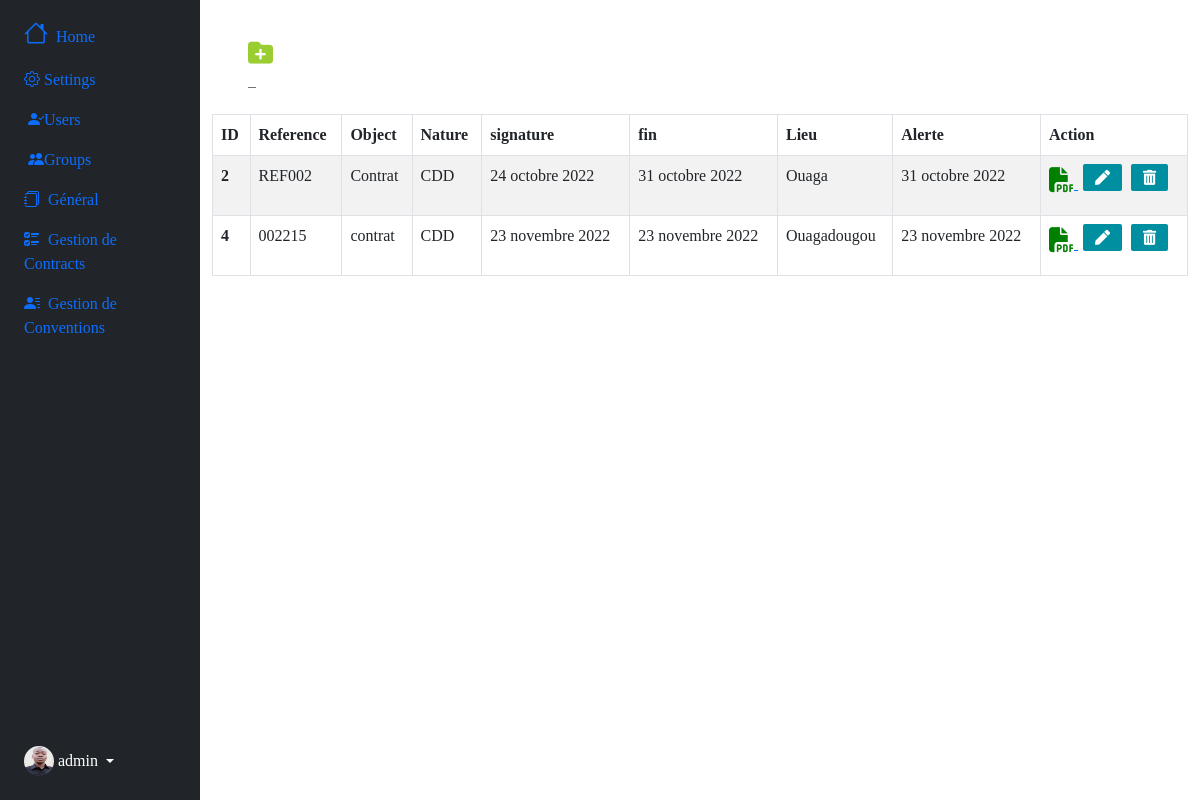
The page /gestioncontrat/contrat (signed in) on the database its author committed.
### authentication/models.py (models this page shows, shortened)
class User(AbstractUser):
    photo = models.ImageField(upload_to='users_img/', null=True, blank=True)

### gestioncontrat/models.py (models this page shows, shortened)
class Travail(models.Model):
    type = models.ForeignKey(Type, on_delete=models.CASCADE, null=True, blank=True)
    partenaire = models.ForeignKey(Partenaire, on_delete=models.CASCADE, null=True, blank=True)
    structure = models.ForeignKey(Structure, on_delete=models.CASCADE, null=True, blank=True)
    reference = models.CharField(max_length=10)
    objet = models.TextField(null=True, blank=True)
    nature = models.CharField(max_length=100, null=True, blank=True)
    matricule = models.CharField(max_length=10, null=True, blank=True)
    nom = models.CharField(max_length=60)
    prenom = models.CharField(max_length=80)
    montant = models.FloatField()
    duree = models.CharField(max_length=10)
    date_signature = models.DateField(null=True, blank=True)
    date_debut = models.DateField()
    date_fin = models.DateField(null=True, blank=True)
    nombre_renouv = models.IntegerField(null=True, blank=True)
    date_renouvel = models.DateField(null=True, blank=True)
    lieu = models.CharField(max_length=100, null=True, blank=True)
    date_alerte = models.DateField()
    file = models.FileField(upload_to='uploads_files/', null=True, blank=True)
    created_at =models.DateField(auto_now_add=True)
    updated_at = models.DateField(auto_now=True)

### gestioncontrat/views.py (the view)
# urls.py: path('gestioncontrat/contrat', views.contrat, name="contrat"),
def contrat(request):
    contrats = Travail.objects.all()
    context = {"contrats":contrats}
    return render(request, 'gestioncontrat/contrat.html', context)

### gestioncontrat/templates/gestioncontrat/contrat.html (shortened to what this page needs)
{% extends 'index.html' %}
{% load bootstrap_icons %}
{% block btn %}
					<a href="{% url 'add_contrat' %}" class="btn-outline-secondary" style="width: 50px; height: 50px; margin-right: 30px;" title="Add contrat">
						<i style="color: yellowgreen; font-size: 25px; " class="fa-sharp fa-solid fa-folder-plus"></i> &nbsp;&nbsp;
					</a>
{% endblock btn %}
{% block main%}
{% if contrats %}
<table table id="example" class="table table-striped table-bordered" style="width:100%">
  <thead>
    <tr>
      <th scope="col">ID</th>
      <th scope="col">Reference</th>
      <th scope="col">Object</th>
      <th scope="col">Nature</th>
      <th scope="col">signature</th>
      <th scope="col">fin</th>
      <th scope="col">Lieu</th>
      <th scope="col">Alerte</th>
      <th scope="col">Action</th>
    </tr>
  </thead>
  <tbody>
    {% for contrat in contrats %}
    <tr>
      <th scope="row">{{contrat.id}}</th>
      <td>{{contrat.reference}}</td>
      <td>{{contrat.objet}}</td>
      <td>{{contrat.nature}}</td>
      <td>{{contrat.date_signature}}</td>
      <td>{{contrat.date_fin}}</td>
      <td>{{contrat.lieu}}</td>
      <td>{{contrat.date_alerte}}</td>
      <td>
        <a href ="{{contrat.file.url}}" title="Lire le fichier">
            <i style="font-size: 25px; color: green" class="fa-solid fa-file-pdf"></i>
        </a>
        <a href="{% url 'edit_contrat' contrat.id %}" class="btn btn-success text-center" title="Edit Contrat">
            <i style="font-size: 15px;" class="fas fa-pen"></i>
        </a>
        <a class="btn btn-secondary text-center" title="Delete Contrat" data-bs-toggle="modal" data-bs-target="#deleteModal{{contrat.id}}">
            <i style="font-size: 15px;" class="fas fa-trash-alt"></i>
        </a>
      </td>
    </tr>
    {% endfor %}
  </tbody>
</table>
{% else %}
 	<h4>pas de données</h4>
 {% endif %}
  {% endblock main%}

### templates/index.html (shortened to what this page needs)
{% load static %}
{% load bootstrap_icons %}
<!DOCTYPE html>
<html>
<head>
    	<link href="https://cdn.jsdelivr.net/npm/bootstrap@5.0.2/dist/css/bootstrap.min.css" rel="stylesheet">
		<link rel="stylesheet" href="https://cdn.jsdelivr.net/npm/bootstrap-icons@1.9.1/font/bootstrap-icons.css">
   		<link href="https://cdn.jsdelivr.net/npm/bootstrap@5.0.2/dist/css/bootstrap.min.css" rel="stylesheet">
    	<link rel="stylesheet" href="https://cdnjs.cloudflare.com/ajax/libs/font-awesome/6.1.1/css/all.min.css">
    	<link rel="stylesheet" href="https://cdnjs.cloudflare.com/ajax/libs/font-awesome/5.15.4/css/all.min.css" />
    	<link rel="stylesheet" href={% static "css/index.css" %}>
		<link rel="stylesheet" type="text/css" href="https://cdn.datatables.net/v/bs5/jq-3.6.0/jszip-2.5.0/dt-1.12.1/b-2.2.3/b-html5-2.2.3/b-print-2.2.3/datatables.min.css"/>
</head>
<body>
		<div class="container-fluid">
			<div class="row flex-nowrap">
				<div class="col-auto col-md-3 col-xl-2 px-sm-2 px-0 bg-dark">
					<div class="d-flex flex-column align-items-center align-items-sm-start px-3 pt-2 text-white min-vh-100">
						<ul class="nav nav-pills flex-column mb-sm-auto mb-0 align-items-center align-items-sm-start" id="menu">
							<li class="nav-item">
								<a href="{% url 'home' %}" class="nav-link align-middle px-0">
									<i class="fs-4 bi-house"></i> <span class="ms-1 d-none d-sm-inline">Home</span>
								</a>
							</li>
							<li>
								<a href="#submenu1" data-bs-toggle="collapse" class="nav-link px-0 align-middle">
									<i class="bi bi-gear"></i><span class="ms-1 d-none d-sm-inline">Settings</span> </a>
								<ul class="collapse show nav flex-column ms-1" id="submenu1" data-bs-parent="#menu">
									<li class="w-100">
										<a href="{% url 'users' %}" class="nav-link px-0"> <i class="bi bi-person-check-fill"></i><span class="d-none d-sm-inline">Users</span></a>
									</li>
									<li>
										<a href="#" class="nav-link px-0"> <i class="bi bi-people-fill"></i><span class="d-none d-sm-inline">Groups</span></a>
									</li>
								</ul>
							</li>
							<li>
								<a href="#submenu4" data-bs-toggle="collapse" class="nav-link px-0 align-middle">
									<i class="bi bi-journals"></i> <span class="ms-1 d-none d-sm-inline">Général</span> </a>
							</li>
							<li>
								<a href="#submenu2" data-bs-toggle="collapse" class="nav-link px-0 align-middle ">
									<i class="bi bi-ui-checks"></i> <span class="ms-1 d-none d-sm-inline">Gestion de Contracts</span></a>
							</li>
							<li>
								<a href="#submenu3" data-bs-toggle="collapse" class="nav-link px-0 align-middle">
									<i class="bi bi-person-lines-fill"></i> <span class="ms-1 d-none d-sm-inline">Gestion de Conventions</span> </a>
							</li>
						</ul>
						<div class="dropdown pb-4">
							<a href="#" class="d-flex align-items-center text-white text-decoration-none dropdown-toggle" id="dropdownUser1" data-bs-toggle="dropdown" aria-expanded="false">
								<img src="{{request.user.photo.url}}" alt="hugenerd" width="30" height="30" class="rounded-circle">
								<span class="d-none d-sm-inline mx-1">{{request.user}}</span>
							</a>
						</div>
					</div>
				</div>
				<div class="col py-3">
				<div class="row m-sm-4">
					{% block btn %}{% endblock btn %}
				</div>
					{% block main %}
					{% endblock main %}
				</div>
			</div>
		</div>
</body>
</html>

### contrat/static/css/index.css (style rules this page uses)
* { padding: 0; margin: 0; box-sizing: border-box; list-style-type: none; text-decoration: none; font-family: "verdana"; }
.btn { background-color: #008ea1; border-radius: 2px; color: #fff; font-size: .3rem; border: none; cursor: pointer; margin-bottom: 1rem; margin-left: 5px; }
#menu:checked~.sidebar .sidebar-brand, h2 span:last-child, #menu:checked~.sidebar .sidebar-brand, li a span:last-child { display: none; }

### rows shown on the page
User: user.photo (picture), user "admin"
Travail: id "2", reference "REF002", objet "Contrat", nature "CDD", date_signature "24 octobre 2022", date_fin "31 octobre 2022", lieu "Ouaga", date_alerte "31 octobre 2022"
Travail: id "4", reference "002215", objet "contrat", nature "CDD", date_signature "23 novembre 2022", date_fin "23 novembre 2022", lieu "Ouagadougou", date_alerte "23 novembre 2022"
